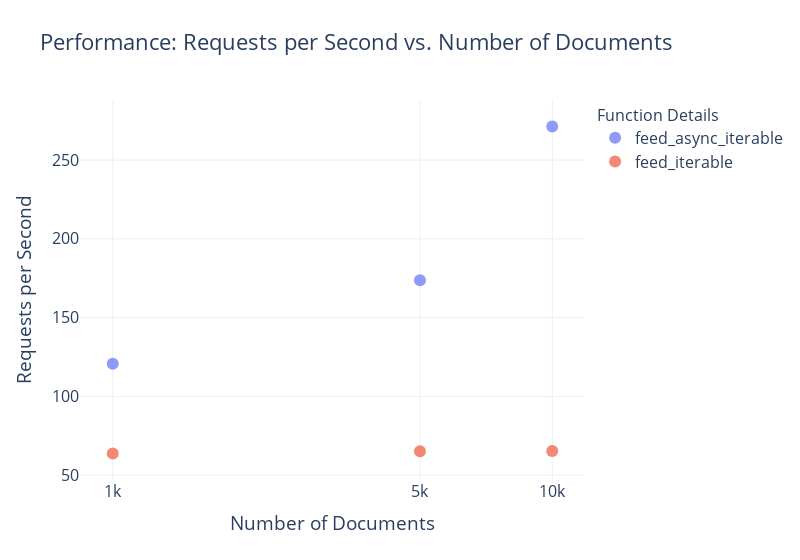

Notebook cell for this chart:
### Markdown cell above
## Plotting the results

Let's plot the results to see how the different methods compare.

### Code cell
import plotly.express as px


def plot_performance(df: pd.DataFrame):
    # Create a scatter plot with logarithmic scale for both axes using Plotly Express
    fig = px.scatter(
        df,
        x="num_docs",
        y="requests_per_second",
        color="function_name",  # Defines color based on different functions
        log_x=True,  # Set x-axis to logarithmic scale
        log_y=False,  # If you also want the y-axis in logarithmic scale, set this to True
        title="Performance: Requests per Second vs. Number of Documents",
        labels={  # Customizing axis labels
            "num_docs": "Number of Documents",
            "requests_per_second": "Requests per Second",
            "max_workers": "max_workers",
            "max_queue_size": "max_queue_size",
        },
        template="plotly_white",  # This sets the style to a white background, adhering to Tufte's minimalist principles
        hover_data=[
            "max_workers",
            "max_queue_size",
            "max_connections",
        ],  # Additional information to show on hover
    )

    # Update layout for better readability, similar to 'talk' context in Seaborn
    fig.update_layout(
        font=dict(
            size=16,  # Adjusting font size for better visibility, similar to 'talk' context
        ),
        legend_title_text="Function Details",  # Custom legend title
        legend=dict(
            title_font_size=16,
            x=800,  # Adjusting legend position similar to bbox_to_anchor in Matplotlib
            xanchor="auto",
            y=1,
            yanchor="auto",
        ),
        width=800,  # Adjusting width of the plot
    )
    fig.update_xaxes(
        tickvals=[1000, 5000, 10000],  # Set specific tick values
        ticktext=["1k", "5k", "10k"],  # Set corresponding tick labels
    )

    fig.update_traces(
        marker=dict(size=12, opacity=0.7)
    )  # Adjust marker size and opacity
    # Show plot
    fig.show()
    # Save plot as HTML file
    fig.write_html("performance.html")


plot_performance(df)

### Figure 1 — Plotly figure (JSON) as saved in the notebook; plotly's stock layout.template omitted (floating-point values rounded to 4 significant figures)
{"data": [{"customdata": [[64, 2500, 1], [64, 2500, 1], [64, 2500, 1]], "hovertemplate": "function_name=feed_async_iterable<br>Number of Documents=%{x}<br>Requests per Second=%{y}<br>max_workers=%{customdata[0]}<br>max_queue_size=%{customdata[1]}<br>max_connections=%{customdata[2]}<extra></extra>", "legendgroup": "feed_async_iterable", "marker": {"color": "#636efa", "opacity": 0.7, "size": 12, "symbol": "circle"}, "mode": "markers", "name": "feed_async_iterable", "orientation": "v", "showlegend": true, "type": "scatter", "x": [1000, 5000, 10000], "xaxis": "x", "y": [120.7, 173.8, 271.3], "yaxis": "y"}, {"customdata": [[64, 2500, 64], [64, 2500, 64], [64, 2500, 64]], "hovertemplate": "function_name=feed_iterable<br>Number of Documents=%{x}<br>Requests per Second=%{y}<br>max_workers=%{customdata[0]}<br>max_queue_size=%{customdata[1]}<br>max_connections=%{customdata[2]}<extra></extra>", "legendgroup": "feed_iterable", "marker": {"color": "#EF553B", "opacity": 0.7, "size": 12, "symbol": "circle"}, "mode": "markers", "name": "feed_iterable", "orientation": "v", "showlegend": true, "type": "scatter", "x": [1000, 5000, 10000], "xaxis": "x", "y": [63.71, 65.14, 65.33], "yaxis": "y"}], "layout": {"font": {"size": 16}, "legend": {"title": {"font": {"size": 16}, "text": "Function Details"}, "tracegroupgap": 0, "x": 800, "xanchor": "auto", "y": 1, "yanchor": "auto"}, "title": {"text": "Performance: Requests per Second vs. Number of Documents"}, "width": 800, "xaxis": {"anchor": "y", "domain": [0, 1], "ticktext": ["1k", "5k", "10k"], "tickvals": [1000, 5000, 10000], "title": {"text": "Number of Documents"}, "type": "log"}, "yaxis": {"anchor": "x", "domain": [0, 1], "title": {"text": "Requests per Second"}}}}
